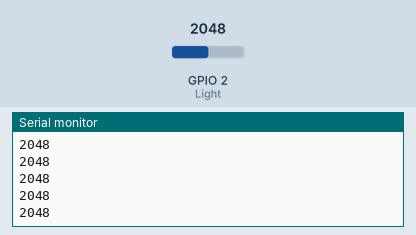
Simulated run of this sketch. Board: ESP32. Shown: the last lines printed to the serial monitor. The inputs (shaded band) are chosen by the test bench; at power-on: GPIO 2 (Light) = 2048.

Above: at 2.2 s.
2.3 s: GPIO 2 (Light) set to 2866
At 2.31 s:
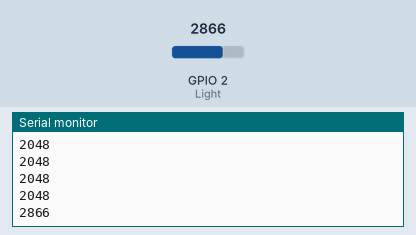
3.8 s: GPIO 2 (Light) set to 3603
At 3.81 s:
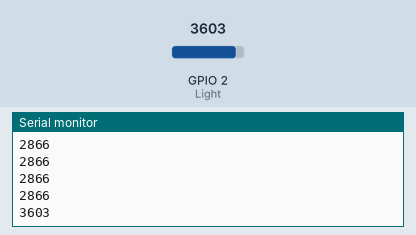
Timing chart, 0 to 6.8 s (numbered marks = the images above; inputs shaded):
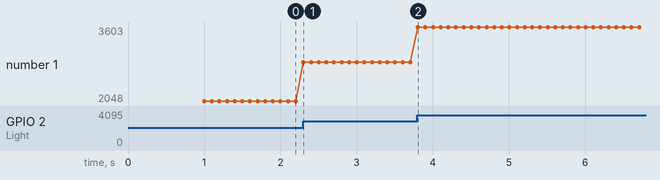

Measured:
- after the input at 2.3 s, the serial monitor: prints a new line at once (image 1)
- after the input at 3.8 s, the serial monitor: prints a new line at once (image 2)
- plotted number 1: 2048 → 2866 after the input at 2.3 s, 2866 → 3603 after the input at 3.8 s

The sketch:

LDR_ESP32.ino
```cpp
#define Light  2

void setup() {

  Serial.begin(115200);
  delay(1000);
}

void loop() {
int val = analogRead(Light);
Serial.println(val);
delay(100);
}
```
